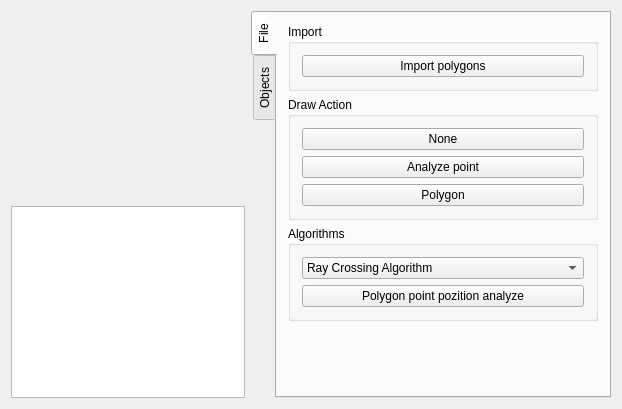
<?xml version="1.0" encoding="UTF-8"?>
<ui version="4.0">
 <class>Widget</class>
 <widget class="QWidget" name="Widget">
  <property name="geometry">
   <rect>
    <x>0</x>
    <y>0</y>
    <width>622</width>
    <height>409</height>
   </rect>
  </property>
  <property name="windowTitle">
   <string>Widget</string>
  </property>
  <layout class="QGridLayout" name="gridLayout">
   <item row="0" column="0">
    <widget class="Draw" name="canvas" native="true">
     <property name="sizePolicy">
      <sizepolicy hsizetype="Expanding" vsizetype="Expanding">
       <horstretch>5</horstretch>
       <verstretch>5</verstretch>
      </sizepolicy>
     </property>
    </widget>
   </item>
   <item row="0" column="1" rowspan="2">
    <widget class="QTabWidget" name="tools">
     <property name="sizePolicy">
      <sizepolicy hsizetype="Expanding" vsizetype="Expanding">
       <horstretch>0</horstretch>
       <verstretch>0</verstretch>
      </sizepolicy>
     </property>
     <property name="tabPosition">
      <enum>QTabWidget::West</enum>
     </property>
     <property name="tabShape">
      <enum>QTabWidget::Rounded</enum>
     </property>
     <property name="currentIndex">
      <number>0</number>
     </property>
     <widget class="QWidget" name="tab">
      <attribute name="title">
       <string>File</string>
      </attribute>
      <layout class="QVBoxLayout" name="verticalLayout">
       <item>
        <widget class="QGroupBox" name="groupBox_4">
         <property name="title">
          <string>Import</string>
         </property>
         <layout class="QVBoxLayout" name="verticalLayout_6">
          <item>
           <widget class="QPushButton" name="btn_imp_polygons">
            <property name="text">
             <string>Import polygons</string>
            </property>
           </widget>
          </item>
         </layout>
        </widget>
       </item>
       <item>
        <widget class="QGroupBox" name="groupBox_3">
         <property name="title">
          <string>Draw Action</string>
         </property>
         <layout class="QVBoxLayout" name="verticalLayout_7">
          <item>
           <widget class="QPushButton" name="btn_drw_none">
            <property name="text">
             <string>None</string>
            </property>
            <property name="checkable">
             <bool>true</bool>
            </property>
            <attribute name="buttonGroup">
             <string notr="true">draw_group</string>
            </attribute>
           </widget>
          </item>
          <item>
           <widget class="QPushButton" name="btn_drw_point">
            <property name="text">
             <string>Analyze point</string>
            </property>
            <property name="checkable">
             <bool>true</bool>
            </property>
            <property name="autoRepeat">
             <bool>false</bool>
            </property>
            <attribute name="buttonGroup">
             <string notr="true">draw_group</string>
            </attribute>
           </widget>
          </item>
          <item>
           <widget class="QPushButton" name="btn_drw_polygon">
            <property name="text">
             <string>Polygon</string>
            </property>
            <property name="checkable">
             <bool>true</bool>
            </property>
            <property name="autoRepeat">
             <bool>false</bool>
            </property>
            <attribute name="buttonGroup">
             <string notr="true">draw_group</string>
            </attribute>
           </widget>
          </item>
         </layout>
        </widget>
       </item>
       <item>
        <widget class="QGroupBox" name="groupBox_5">
         <property name="title">
          <string>Algorithms</string>
         </property>
         <layout class="QVBoxLayout" name="verticalLayout_8">
          <item>
           <widget class="QComboBox" name="cmb_poly_point_alg">
            <item>
             <property name="text">
              <string>Ray Crossing Algorithm</string>
             </property>
            </item>
            <item>
             <property name="text">
              <string>Winding Number Algorithm</string>
             </property>
            </item>
           </widget>
          </item>
          <item>
           <widget class="QPushButton" name="btn_anl_polygon_point">
            <property name="text">
             <string>Polygon point pozition analyze</string>
            </property>
           </widget>
          </item>
         </layout>
        </widget>
       </item>
       <item>
        <spacer name="verticalSpacer">
         <property name="orientation">
          <enum>Qt::Vertical</enum>
         </property>
         <property name="sizeHint" stdset="0">
          <size>
           <width>20</width>
           <height>40</height>
          </size>
         </property>
        </spacer>
       </item>
      </layout>
     </widget>
     <widget class="QWidget" name="tab_2">
      <attribute name="title">
       <string>Objects</string>
      </attribute>
      <layout class="QVBoxLayout" name="verticalLayout_2">
       <item>
        <widget class="QScrollArea" name="scrollArea">
         <property name="widgetResizable">
          <bool>true</bool>
         </property>
         <widget class="QWidget" name="scrollAreaWidgetContents">
          <property name="geometry">
           <rect>
            <x>0</x>
            <y>0</y>
            <width>300</width>
            <height>367</height>
           </rect>
          </property>
          <layout class="QVBoxLayout" name="verticalLayout_3">
           <item>
            <widget class="QGroupBox" name="groupBox">
             <property name="title">
              <string>Points</string>
             </property>
             <layout class="QVBoxLayout" name="verticalLayout_4">
              <item>
               <widget class="QListWidget" name="pointList"/>
              </item>
             </layout>
            </widget>
           </item>
           <item>
            <widget class="QGroupBox" name="groupBox_2">
             <property name="title">
              <string>Polygons</string>
             </property>
             <layout class="QVBoxLayout" name="verticalLayout_5">
              <item>
               <widget class="QListWidget" name="polygonList"/>
              </item>
             </layout>
            </widget>
           </item>
          </layout>
         </widget>
        </widget>
       </item>
      </layout>
     </widget>
    </widget>
   </item>
   <item row="1" column="0">
    <widget class="QPlainTextEdit" name="console">
     <property name="enabled">
      <bool>true</bool>
     </property>
     <property name="readOnly">
      <bool>true</bool>
     </property>
    </widget>
   </item>
  </layout>
 </widget>
 <layoutdefault spacing="6" margin="11"/>
 <customwidgets>
  <customwidget>
   <class>Draw</class>
   <extends>QWidget</extends>
   <header>draw.h</header>
   <container>1</container>
  </customwidget>
 </customwidgets>
 <resources/>
 <connections/>
 <buttongroups>
  <buttongroup name="draw_group"/>
 </buttongroups>
</ui>
